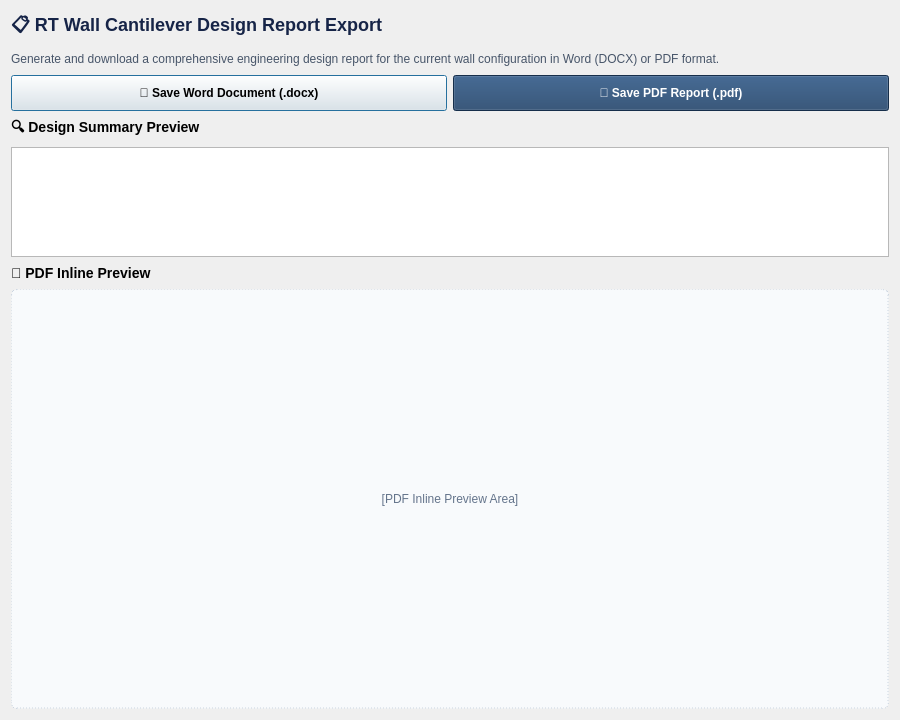
<?xml version="1.0" ?>
<ui version="4.0">
  <class>ReportExportDialog</class>
  <widget class="QDialog" name="ReportExportDialog">
    <property name="geometry">
      <rect>
        <x>0</x>
        <y>0</y>
        <width>900</width>
        <height>720</height>
      </rect>
    </property>
    <property name="windowTitle">
      <string>📋 RT Wall Cantilever Report Export</string>
    </property>
    <layout class="QVBoxLayout" name="vbox_report_dialog">
      <item>
        <widget class="QLabel" name="lbl_report_title">
          <property name="text">
            <string>📋 RT Wall Cantilever Design Report Export</string>
          </property>
          <property name="styleSheet">
            <string>font-size: 18px; font-weight: 700; color: #162447;</string>
          </property>
        </widget>
      </item>
      <item>
        <widget class="QLabel" name="lbl_report_desc">
          <property name="text">
            <string>Generate and download a comprehensive engineering design report for the current wall configuration in Word (DOCX) or PDF format.</string>
          </property>
          <property name="styleSheet">
            <string>color: #475569;</string>
          </property>
          <property name="wordWrap">
            <bool>true</bool>
          </property>
        </widget>
      </item>
      <item>
        <layout class="QHBoxLayout" name="hbox_export_buttons">
          <item>
            <widget class="QPushButton" name="btn_download_docx">
              <property name="text">
                <string>📝 Save Word Document (.docx)</string>
              </property>
              <property name="styleSheet">
                <string>padding: 10px; font-weight: 600;</string>
              </property>
            </widget>
          </item>
          <item>
            <widget class="QPushButton" name="btn_download_pdf">
              <property name="text">
                <string>📕 Save PDF Report (.pdf)</string>
              </property>
              <property name="styleSheet">
                <string>padding: 10px; font-weight: 600; background-color: #1f4068; color: white;</string>
              </property>
            </widget>
          </item>
        </layout>
      </item>
      <item>
        <widget class="QLabel" name="lbl_preview_summary_header">
          <property name="text">
            <string>🔍 Design Summary Preview</string>
          </property>
          <property name="styleSheet">
            <string>font-size: 14px; font-weight: 700;</string>
          </property>
        </widget>
      </item>
      <item>
        <widget class="QTextBrowser" name="txt_design_summary_preview">
          <property name="maximumSize">
            <size>
              <width>16777215</width>
              <height>110</height>
            </size>
          </property>
        </widget>
      </item>
      <item>
        <widget class="QLabel" name="lbl_pdf_preview_header">
          <property name="text">
            <string>📄 PDF Inline Preview</string>
          </property>
          <property name="styleSheet">
            <string>font-size: 14px; font-weight: 700;</string>
          </property>
        </widget>
      </item>
      <item>
        <widget class="QLabel" name="pdf_preview_container">
          <property name="minimumSize">
            <size>
              <width>300</width>
              <height>420</height>
            </size>
          </property>
          <property name="text">
            <string>[PDF Inline Preview Area]</string>
          </property>
          <property name="alignment">
            <set>Qt::AlignCenter</set>
          </property>
          <property name="styleSheet">
            <string>background-color: #f8fafc; border: 1px dashed #cbd5e1; border-radius: 6px; color: #64748b;</string>
          </property>
        </widget>
      </item>
    </layout>
  </widget>
</ui>
